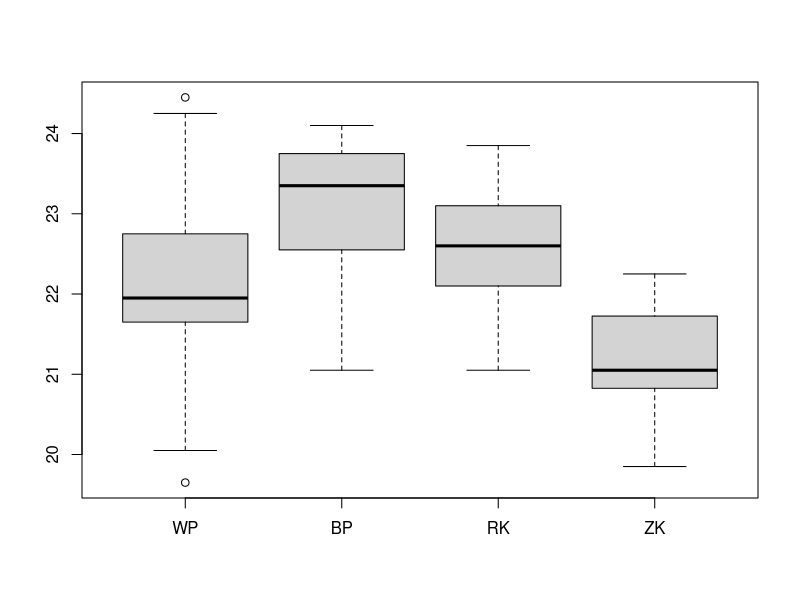
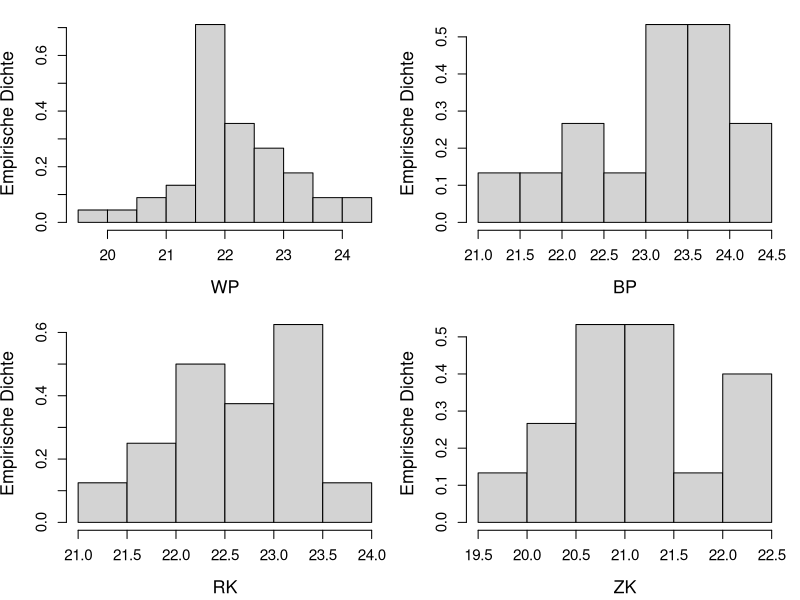
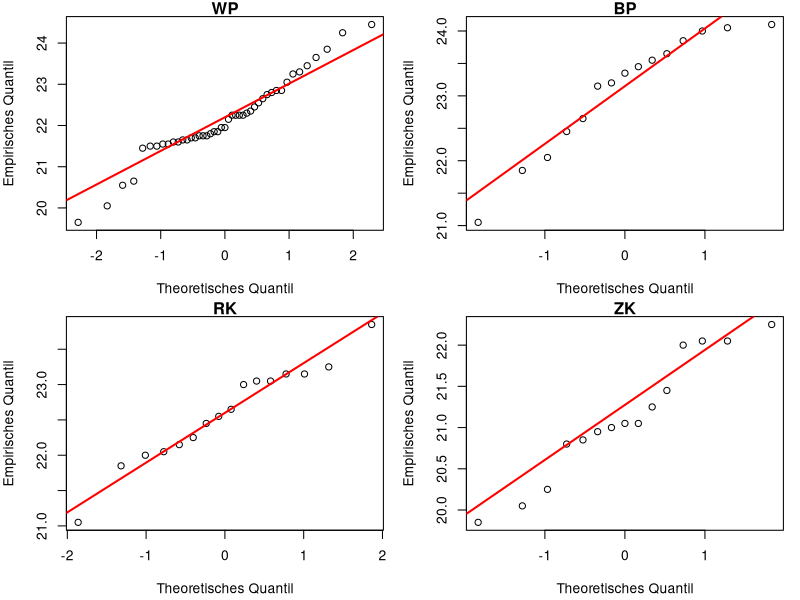

The R source for these figures, in order:
library(car)
library(reshape2)

df <- read.table("Kuckuckseier.txt", header=TRUE)
head(df)
dim(df)
# 45 4

str(df)

# Überprüfung auf NA-Werte und Anschauen der Verteilung
summary(df)
# Es gibt NA-Werte aufgrund der unterschiedlichen Anzahl von Eimessungen pro Vogelart
# NA-Werte werden bei den statistischen Tests ignoriert

boxplot(df, main="", names=c("WP", "BP", "RK", "ZK"))

attach(df)
par(mar = c(4.2, 4, 1, 1), mfrow = c(2, 2))
hist(WP, main = "", ylab = "Empirische Dichte", probability = TRUE, 
     cex.axis = 1.1, cex.lab = 1.3)
hist(BP, main = "", ylab = "Empirische Dichte", probability = TRUE, 
     cex.axis = 1.1, cex.lab = 1.3)
hist(RK, main = "", ylab = "Empirische Dichte", probability = TRUE, 
     cex.axis = 1.1, cex.lab = 1.3)
hist(ZK, main = "", ylab = "Empirische Dichte", probability = TRUE, 
     cex.axis = 1.1, cex.lab = 1.3)

# Überprüfung auf Normalverteilung mit NQ-Plots
for (i in 1:4){
  qqnorm(df[[i]], main = colnames(df)[i], xlab = "Theoretisches Quantil", 
         ylab = "Empirisches Quantil")
  qqline(df[[i]], col = "red", lwd = 2)
}
# spricht nichts gegen eine Normalverteilung der Variablen

# Überprüfung auf Varianzhomogenität
long_df <- melt(df, variable.name = "Species", value.name = "Length")

# Levene's Test auf Varianzhomogenität
# H0: Die Varianzen in allen Gruppen sind gleich (Varianzhomogenität).
# H1: Mindestens eine Gruppe hat eine andere Varianz (keine Varianzhomogenität).
leveneTest(Length ~ Species, data = long_df)
# p-Wert = 0.6465 > 0.05, H0 kann nicht abgelehnt werden.
# Es gibt keine signifikante Unterschiede in den Varianzen. 

# Alternative: Bartlett's test
bartlett.test(Length ~ Species, data = long_df)
# p-Wert = 0.3499 > 0.05, H0 kann nicht abgelehnt werden.

#Testen auf H0: mu1 = mu2 = mu3 = mu4
anova_result <- aov(Length ~ Species, data = long_df)
summary(anova_result)
# p-Wert = 2.65e-07 < 0.05, H0 wird abgelehnt, Entscheidung für H1.
# Das bedeutet, dass es signifikante Unterschiede in den Mittelwerten der Längen
# der Kuckuckseier zwischen den Vogelarten gibt.

# Tukey HSD Test, um zu bestimmen, zwischen welchen Paaren von Vogelarten 
# die Unterschiede bestehen
TukeyHSD(anova_result)
#        p adj
# BP-WP  0.0034136 < 0.05, signifikanten Unterschied in der Eilänge zwischen Baumpieper und Wiesenpieper
# RK-WP  0.3287336 > 0.05, keinen signifikanten Unterschied
# ZK-WP  0.0011116 < 0.05, signifikanten Unterschied in der Eilänge zwischen Zaunkönig und Wiesenpieper
# RK-BP  0.4022456 > 0.05, keinen signifikanten Unterschied
# ZK-BP  0.0000002 < 0.05, signifikanten Unterschied in der Eilänge zwischen Zaunkönig und Baumpieper
# ZK-RK  0.0000818 < 0.05, signifikanten Unterschied in der Eilänge zwischen Zaunkönig und Rotkehlchen

